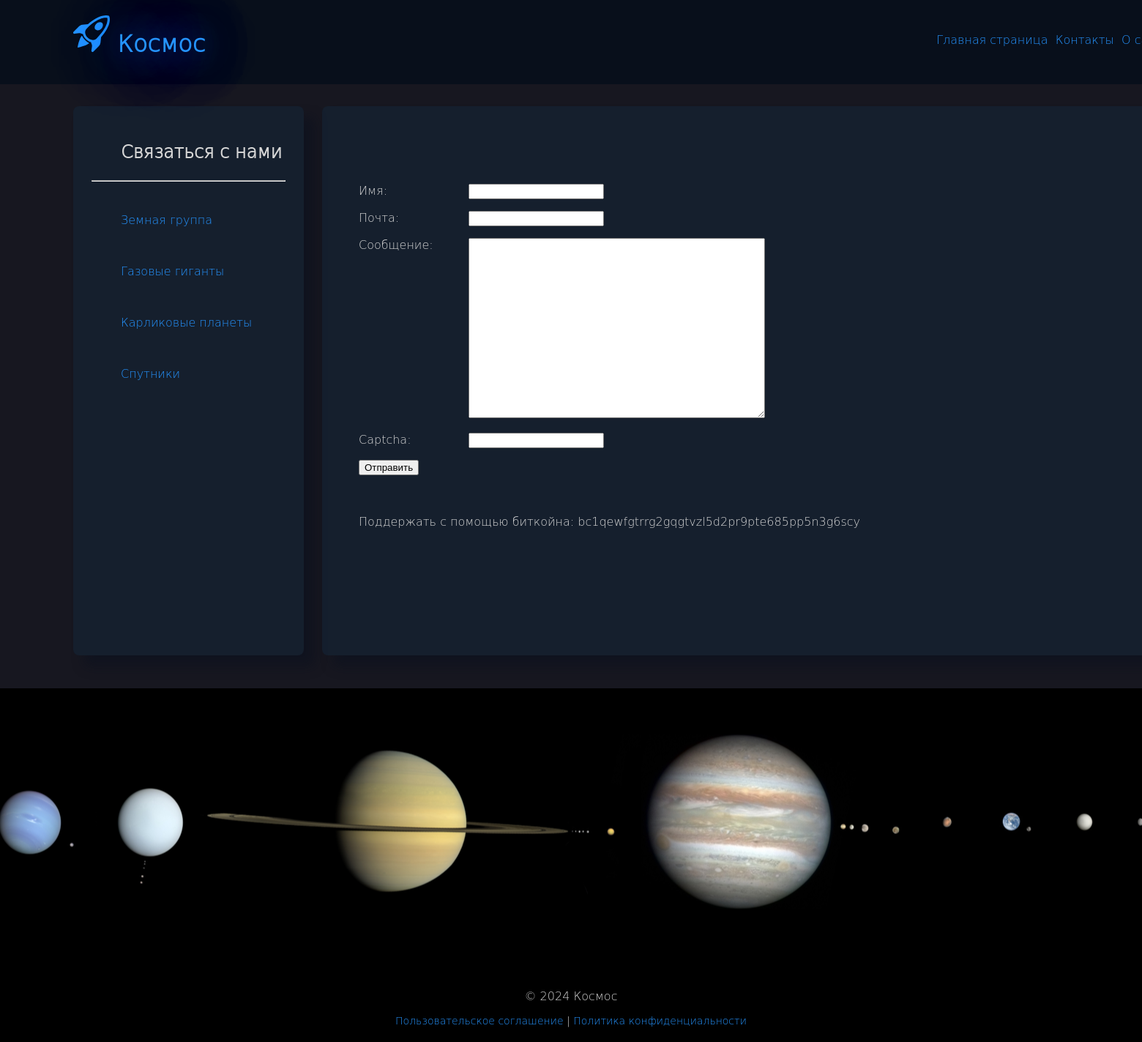
Page /contact/ on the committed database.
### basis/models.py (models this page shows, shortened)
class Category(models.Model):
    name = models.CharField(max_length=100, db_index=True, verbose_name="Категория")
    slug = models.SlugField(max_length=255, unique=True, db_index=True)
    class Meta:
        verbose_name = "категорию"
        verbose_name_plural = "Категории"
    def get_absolute_url(self):
        return reverse('category', kwargs={'category_slug': self.slug})

### basis/views.py (the view, shortened to what this page needs)
# urls.py: path('contact/', views.ContactPage.as_view(), name='contact'),
class ContactPage(FormView):
    form_class = ContactForm
    template_name = 'basis/contact.html'
    extra_context = {'title': 'Связаться с нами', 'main_title': 'Связаться с нами'}

### basis/forms.py
class ContactForm(forms.Form):
    name = forms.CharField(label='Имя', max_length=255)
    email = forms.EmailField(label='Почта')
    message = forms.CharField(label='Сообщение', widget=forms.Textarea(attrs={"cols": 48, "rows": 16}))
    captcha = CaptchaField(label='Captcha')

### basis/templatetags/basis_tags.py (called while the page is built)
@register.inclusion_tag('basis/categories.html')
def get_categories(category_selected=0):
    categories = Category.objects.all()
    return {'categories': categories, 'category_selected': category_selected}

### basis/views.py (called while the page is built)
def get_menu():
    menu = [{'main_title': 'Контакты', 'name': 'contact'}, {'main_title': 'О сайте', 'name': 'about'}]
    return menu

### users/context_processors.py (called while the page is built)
def get_menu_context(request):
    return {'menu': get_menu()}

### basis/templates/basis/contact.html (shortened to what this page needs)
{% extends 'base.html' %}
{% block content %}
<h1>{{post.post_title}}</h1><br>
<form method="POST">
    {% for f in form %}
    <p><label class="label-form" for="{{f.id_for_label}}">{{f.label}}:</label>{{f}}</p>
    {% endfor %}
    <input class="button" type="submit" value="Отправить">
</form>
<br>
<br><p>Поддержать с помощью биткойна: bc1qewfgtrrg2gqgtvzl5d2pr9pte685pp5n3g6scy</p><br>
{% endblock %}

### basis/templates/basis/categories.html
{% for c in categories %}
{% if c.id == category_selected %}
<br>
<ul><a class="selected">{{c.name}}</a></ul>
{% else %}
<br>
<ul><a href="{{c.get_absolute_url}}">{{c.name}}</a></ul>
{% endif %}
{% endfor %}

### basis/static/basis/css/styles.css (style rules this page uses)
html, body { height: 100%; width: auto; margin: 0 auto; font-family: 'DejaVu Sans Light', 'Arial'; background: #000000; }
p { color: #D6D6D6; }
a { color: #2594ff; text-decoration: none; }

### basis/static/basis/css/body.css (style rules this page uses)
label.label-form { display: inline-block; min-width: 150px; vertical-align: top; }

### rows in the picture
Category: name "Земная группа"
Category: name "Газовые гиганты"
Category: name "Карликовые планеты"
Category: name "Спутники"

### other values in the picture
{{ m.main_title }} "Контакты" "О…"
{{ main_title|linebreaks }} "Связаться с нами"
{{ f.label }} "Имя" "Почта" "Сообщение" "Captcha"
